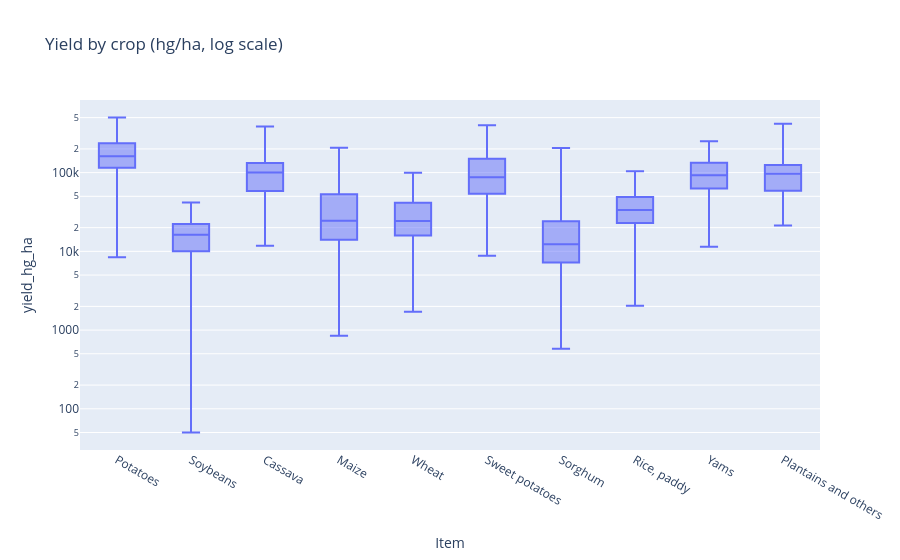

The code cell stored with this chart in its notebook:
### Code cell
fig = px.box(panel, x="Item", y="yield_hg_ha", log_y=True, points=False,
             title="Yield by crop (hg/ha, log scale)")
fig.update_xaxes(categoryorder="median ascending").show()

### Figure 1 — Plotly figure (JSON) as saved in the notebook; plotly's stock layout.template omitted (floating-point values rounded to 4 significant figures; data arrays with more than 128 entries replaced by an {"elided": "..."} marker saying what was removed)
{"data": [{"alignmentgroup": "True", "boxpoints": false, "hovertemplate": "Item=%{x}<br>yield_hg_ha=%{y}<extra></extra>", "legendgroup": "", "marker": {"color": "#636efa"}, "name": "", "notched": false, "offsetgroup": "", "orientation": "v", "showlegend": false, "type": "box", "x": {"elided": "13130 str values"}, "x0": " ", "xaxis": "x", "y": {"elided": "13130 int values"}, "y0": " ", "yaxis": "y"}], "layout": {"boxmode": "group", "legend": {"tracegroupgap": 0}, "title": {"text": "Yield by crop (hg/ha, log scale)"}, "xaxis": {"anchor": "y", "categoryorder": "median ascending", "domain": [0.0, 1.0], "title": {"text": "Item"}}, "yaxis": {"anchor": "x", "domain": [0.0, 1.0], "title": {"text": "yield_hg_ha"}, "type": "log"}}}
